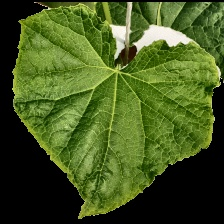
#> input picture results/demo/healthy_0009/processed.jpg, 224 x 224 px
$ python -i features.py   (imports and definitions only)
#> lines starting #> are read from the running program, lines starting #| are printed output that depends on the picture
"""Hand-crafted features for the classical ML track (roadmap Phase 3, Track 1).

Every image becomes one fixed-length vector made of three parts:

  HOG    - Histogram of Oriented Gradients: SHAPE / edge directions
           (leaf-miner tunnels, lesion outlines).
  LBP    - Local Binary Patterns: fine TEXTURE (mite speckling, mosaic mottling).
  Colour - HSV histograms: COLOUR (yellowing, healthy green).

Quick check on one image (from the project root, inside mlee-env):

    python -m src.classical_ml.features path/to/image.jpg
"""

import sys

import cv2
import numpy as np
from skimage.feature import hog, local_binary_pattern
from tqdm import tqdm

from src import config

IMG_EXTS = {".jpg", ".jpeg", ".png"}

# HOG: 224x224 image, 16x16-pixel cells, 2x2-cell blocks, 9 directions -> 6084 values
HOG_ORIENTATIONS = 9
HOG_PIXELS_PER_CELL = (16, 16)
HOG_CELLS_PER_BLOCK = (2, 2)

# LBP at two scales: (neighbours, radius). "uniform" LBP gives neighbours + 2 bins.
LBP_SCALES = ((8, 1), (16, 2))

# Colour: bins for the H, S and V channels
COLOR_BINS = (32, 32, 32)


def load_image(path):
    """Read an image as BGR and resize it to config.IMG_SIZE (224x224).

    The DIP-processed images are already 224x224, so for them the resize does nothing.
    np.fromfile + imdecode is used because cv2.imread fails on some Windows paths.
    """
    data = np.fromfile(str(path), dtype=np.uint8)
    img = cv2.imdecode(data, cv2.IMREAD_COLOR)
    if img is None:
        raise ValueError(f"Could not read image: {path}")
    if (img.shape[1], img.shape[0]) != config.IMG_SIZE:
        img = cv2.resize(img, config.IMG_SIZE, interpolation=cv2.INTER_AREA)
    return img


def hog_features(gray):
    return hog(
        gray,
        orientations=HOG_ORIENTATIONS,
        pixels_per_cell=HOG_PIXELS_PER_CELL,
        cells_per_block=HOG_CELLS_PER_BLOCK,
        block_norm="L2-Hys",
        feature_vector=True,
    ).astype(np.float32)


def lbp_features(gray):
    parts = []
    for n_points, radius in LBP_SCALES:
        lbp = local_binary_pattern(gray, n_points, radius, method="uniform")
        n_bins = n_points + 2
        hist, _ = np.histogram(lbp, bins=n_bins, range=(0, n_bins))
        parts.append(hist / hist.sum())
    return np.concatenate(parts).astype(np.float32)


def color_features(bgr):
    hsv = cv2.cvtColor(bgr, cv2.COLOR_BGR2HSV)
    parts = []
    # OpenCV ranges: H is 0-179, S and V are 0-255
    for channel, (bins, upper) in enumerate(zip(COLOR_BINS, (180, 256, 256))):
        hist = cv2.calcHist([hsv], [channel], None, [bins], [0, upper]).ravel()
        parts.append(hist / hist.sum())
    return np.concatenate(parts).astype(np.float32)


def extract_features(bgr):
    """BGR image (224x224) -> 1-D float32 vector [HOG | LBP | colour]."""
    gray = cv2.cvtColor(bgr, cv2.COLOR_BGR2GRAY)
    return np.concatenate([hog_features(gray), lbp_features(gray), color_features(bgr)])


def list_images(split_dir):
    """Return (paths, labels) for split_dir/<Class>/*, labels from config.CLASS_TO_IDX."""
    paths, labels = [], []
    for cls in config.CLASSES:
        cls_dir = split_dir / cls
        if not cls_dir.is_dir():
            continue
        for path in sorted(cls_dir.iterdir()):
            if path.is_file() and path.suffix.lower() in IMG_EXTS:
                paths.append(path)
                labels.append(config.CLASS_TO_IDX[cls])
    return paths, labels


def extract_folder(split_dir, desc=None):
    """Extract features for every image in split_dir/<Class>/. Returns X, y, paths."""
    paths, labels = list_images(split_dir)
    X = [extract_features(load_image(p)) for p in tqdm(paths, desc=desc or split_dir.name)]
    if not X:
        return np.empty((0, 0), dtype=np.float32), np.array([], dtype=np.int64), []
    return np.stack(X), np.array(labels, dtype=np.int64), paths


# [9 lines not run here, left out]

>>> import cv2
>>> picture = cv2.imread('../../results/demo/healthy_0009/processed.jpg')
#> picture is the input picture: shape (224, 224, 3); mean B, G, R 32.3, 88.3, 68.6
>>> result = extract_features(picture)
#> in extract_features, `gray = cv2.cvtColor(bgr, cv2.COLOR_BGR2GRAY)`:
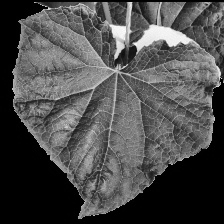
#> gray: shape (224, 224); min 0, max 253, mean 76
#> in lbp_features, `parts = []`: parts = []
#> the loop in lbp_features, `for n_points, radius in LBP_SCALES:` made 2 passes
#> pass 1, in lbp_features, `lbp = local_binary_pattern(gray, n_points, radius, method="uniform")`:
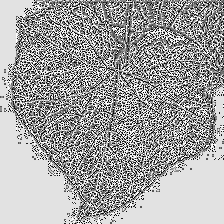
#> lbp: shape (224, 224) float64; min 0, max 9, mean 5.77; drawn with min black and max white
#> pass 2, in lbp_features, `lbp = local_binary_pattern(gray, n_points, radius, method="uniform")`:
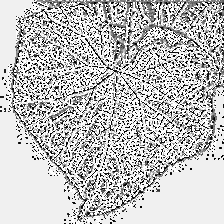
#> lbp: shape (224, 224) float64; min 0, max 17, mean 12.77; drawn with min black and max white
#> after the loop in lbp_features, `for n_points, radius in LBP_SCALES:`: parts = 2 items
#> in color_features, `hsv = cv2.cvtColor(bgr, cv2.COLOR_BGR2HSV)`: hsv: shape (224, 224, 3); mean H, S, V 33.4, 138.8, 88.5
#> after the loop in color_features, `for channel, (bins, upper) in enumerate(zip(COLOR_BINS, (180, 256, 256..`: parts = 3 items
#> result = 6208 values, max 1 at index 5715, min 0 at index 0, mean 0.131
